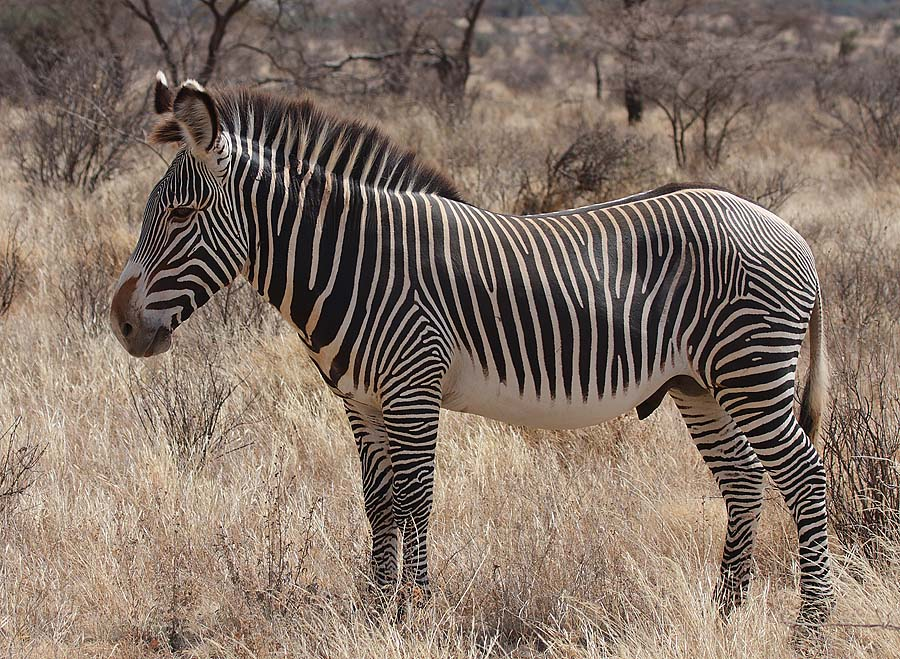
#> input picture question3/Grevys_Zebra.png, 900 x 659 px, found by its file name
$ python question3.py
#> lines starting #> are read from the running program, lines starting #| are printed output that depends on the picture
# This program performs both frequency sampling and spatial sampling on a color image.
# Frequency sampling is done by applying FFT, filtering low-frequency components.
import numpy as np
from PIL import Image
img = np.array(Image.open("Grevys_Zebra.png").convert("RGB"))
# Frequency Sampling
def freq_sample_color(img, k):
    H, W, C = img.shape
    out = np.zeros_like(img)
    for ch in range(3):
        F = np.fft.fftshift(np.fft.fft2(img[..., ch]))
        rr, cc = H // k, W // k
        F_low = np.zeros_like(F)
        F_low[H//2-rr:H//2+rr, W//2-cc:W//2+cc] = \
            F[H//2-rr:H//2+rr, W//2-cc:W//2+cc]
        out[..., ch] = np.abs(np.fft.ifft2(np.fft.ifftshift(F_low)))

    return out.astype(np.uint8)
# Spatial Sampling
def spatial_sample_color(img, k):
    return img[::k, ::k, :]
# Run for k = 2, 4, 8, 16
for k in [2, 4, 8, 16]:
    Image.fromarray(freq_sample_color(img, k)).save(f"freq_{k}.png")
    Image.fromarray(spatial_sample_color(img, k)).save(f"spatial_{k}.png")
#> this loop made 4 passes
#> pass 1, `Image.fromarray(spatial_sample_color(img, k)).save(f"spatial_{k}.png")`:
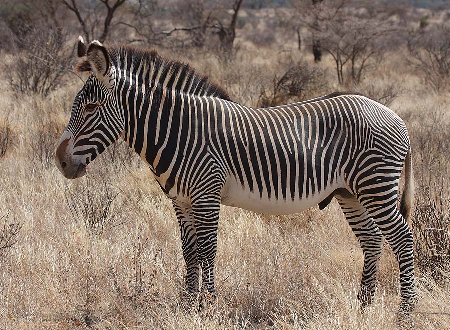
#> saved as spatial_2.png: PIL image 450x330 RGB; mean R, G, B 131.8, 114.9, 103.3
#> pass 2, `Image.fromarray(freq_sample_color(img, k)).save(f"freq_{k}.png")`:
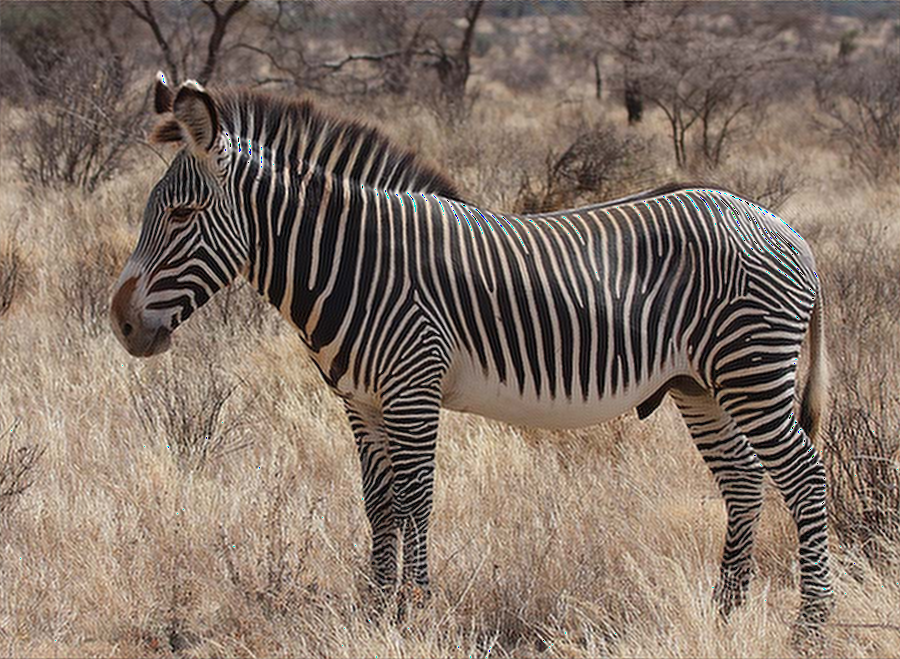
#> saved as freq_4.png: PIL image 900x659 RGB; mean R, G, B 130.9, 114.5, 102.8
#> pass 2, `Image.fromarray(spatial_sample_color(img, k)).save(f"spatial_{k}.png")`:
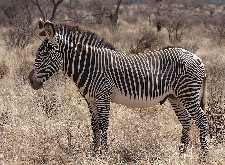
#> saved as spatial_4.png: PIL image 225x165 RGB; mean R, G, B 131.5, 114.6, 103.1
